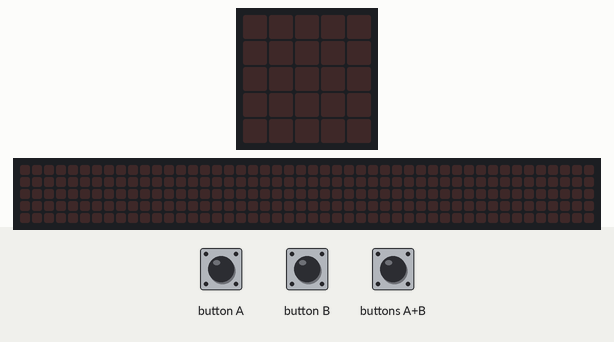
Bench run of a program on a simulated BBC micro:bit (MakeCode). Parts: the board's 5×5 LED display, a strip that is not on the board, showing the scrolling text unrolled. The inputs (shaded band) are chosen by the test bench. Random numbers come from a fixed seed; the 48×5 strip is a reading aid, not a part: it shows the text the display is scrolling, unrolled, one strip-width of it at a time.

Above: at 1.2 s.
1.3 s: button A pressed for 0.15 s
At 1.52 s:
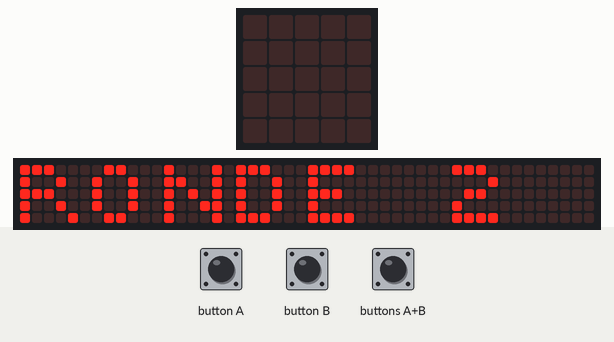
4.3 s: buttons A+B pressed for 0.15 s
At 8.72 s:
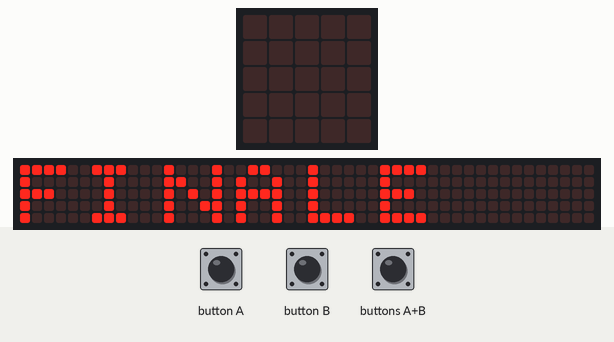
10.4 s: button B pressed for 0.15 s
13.5 s: buttons A+B pressed for 1 s
At 15.17 s:
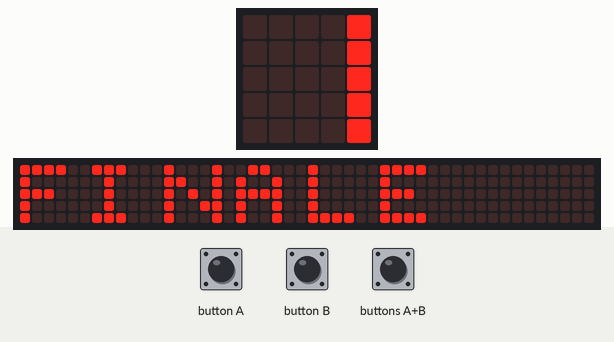

The program:

main.ts
```typescript
let keuze = 0
input.onButtonPressed(Button.A, function () {
    basic.showString("RONDE 2")
})
input.onGesture(Gesture.Shake, function () {
    if (keuze == 0) {
        keuze = randint(0, 2)
        basic.showLeds(`
            . . . . .
            . . # . .
            . # # # .
            # # # # #
            # # # # #
            `)
    } else if (keuze == 1) {
        basic.showLeds(`
            # # . . #
            # # . # .
            . . # . .
            # # . # .
            # # . . #
            `)
    } else if (keuze == 2) {
        basic.showLeds(`
            . # # # .
            . # # # .
            . # # # .
            . # # # .
            . # # # .
            `)
    }
})
input.onButtonPressed(Button.AB, function () {
    basic.showString("FINALE")
})
input.onButtonPressed(Button.B, function () {
    basic.showString("RONDE 3")
})
```

test.ts
```typescript
// tests gaan hier; deze zal niet worden gecompileerd wanneer dit pakket wordt gebruikt als extensie.
```

Measured:
- after the input at 1.3 s, the display: changes after 0.15 s (image 1)
